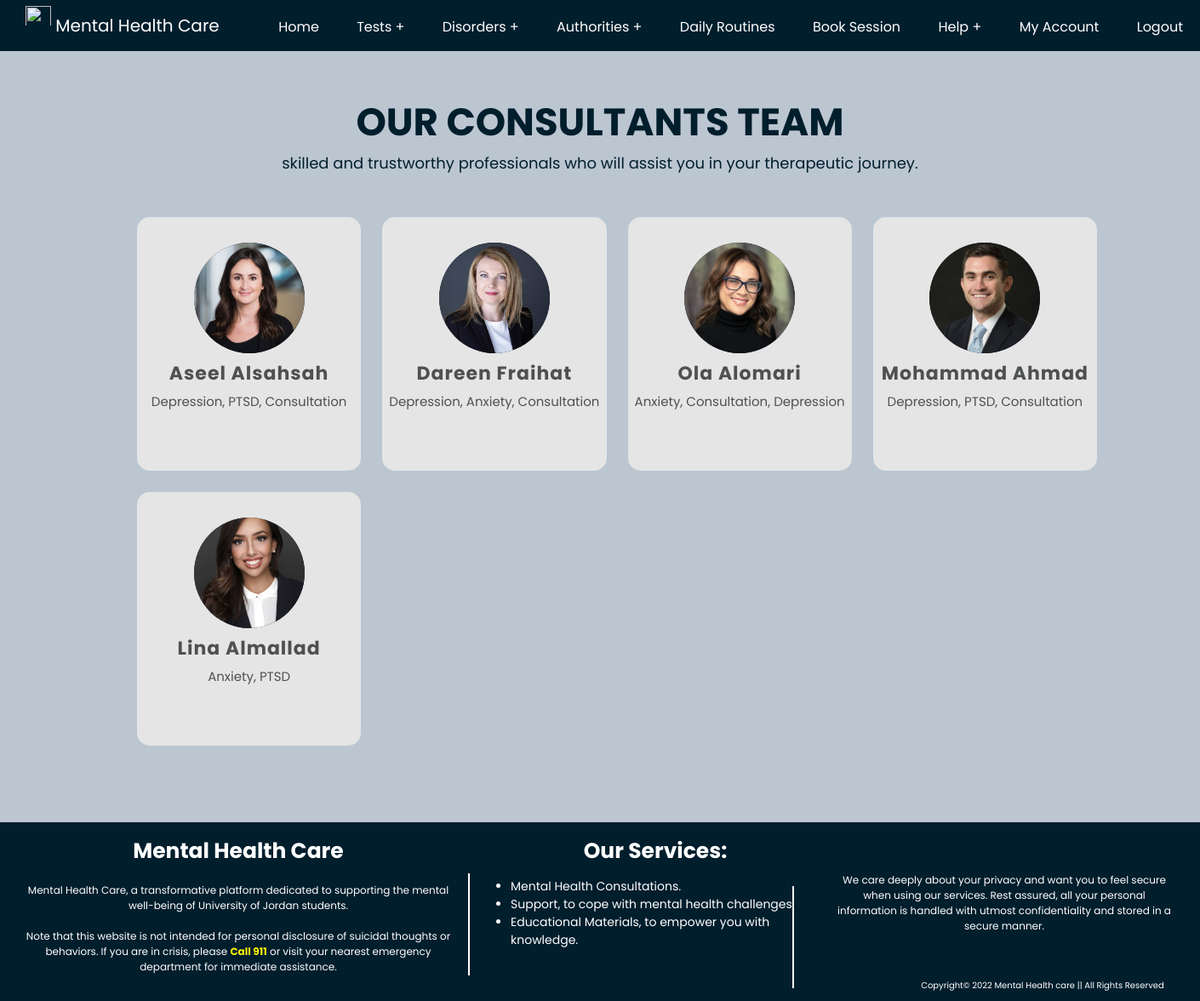
Screenshot of /ourTeam/ (signed in) with the database file from the repository.
### base/models.py (models this page shows, shortened)
class MentalUser(AbstractUser):
    ROLE_CHOICES = (
        ('Student', 'Student'),
        ('Consultant', 'Consultant'),
    )
    username = models.CharField(max_length=50, null=True)
    email = models.EmailField(unique=True, null=True)
    role = models.CharField(max_length=20, choices=ROLE_CHOICES, default='student')
    USERNAME_FIELD = 'email'
    REQUIRED_FIELDS = []
    class Meta:
        verbose_name = 'Mental User'

class Consultant(MentalUser):
    major = models.CharField(max_length=200)
    profilePicture = models.ImageField(null=True, blank=True, default='user.png', upload_to='profilePicture/')
    resume = models.FileField(null=True, blank=True, upload_to='resumes/')
    startTime = models.TimeField(default=datetime.time(9, 0), null=True, blank=True)
    endTime = models.TimeField(default=datetime.time(15, 10), null=True, blank=True)
    class Meta:
        verbose_name = 'Consultant'

class MentalUser(AbstractUser):
    ROLE_CHOICES = (
        ('Student', 'Student'),
        ('Consultant', 'Consultant'),
    )
    username = models.CharField(max_length=50, null=True)
    email = models.EmailField(unique=True, null=True)
    role = models.CharField(max_length=20, choices=ROLE_CHOICES, default='student')
    USERNAME_FIELD = 'email'
    REQUIRED_FIELDS = []
    class Meta:
        verbose_name = 'Mental User'

### base/views.py (the view)
# urls.py: path('ourTeam/', views.ourTeam, name="ourTeam"),
@login_required(login_url='/login')
def ourTeam(request):
    disorders = DisordersContent.objects.all()
    consultants = Consultant.objects.all()
    context = {'disorders': disorders,
               'consultants': consultants, }
    return render(request, 'base/ourTeam.html', context)

### base/templates/base/ourteam.html (shortened to what this page needs)
<!DOCTYPE html>
{% load static %}
<html lang="en">
<head>
    <link rel="stylesheet" href="{% static 'styles/ourteam.css' %}">
</head>
<body>
{% include 'base/navbar.html' %}
<h1>OUR CONSULTANTS TEAM </h1>
<p class="disc">skilled and trustworthy professionals who will assist you in your therapeutic journey.</p>
<div class="container">
  <div class="team-grid">
    {% for consultant in consultants %}
      <div class="ourteam">
        <div class="pic">
          <img src="{{consultant.profilePicture.url}}" alt="">
        </div>
        <div class="team-content">
          <h3 class="title">{{consultant.username}}</h3>
          <span class="post">{{consultant.major}}</span>
        </div>
      </div>
    {% endfor %}
  </div>
</div>
<br><br><br>
{% include 'base/footer.html' %}
</body>
</html>

### base/templates/base/navbar.html (shortened to what this page needs)
{% load static %}
<html>
<head>
    <link rel="stylesheet" href="{% static 'styles/navbar.css' %}">
</head>
{% block content %}
<nav>
    <div id="logo">
        <img src="{% static 'images/UniLogo.png' %}" style="width:30px; height: 30px; margin: 0 0 -7px 0; border-radius: 0px;">
        Mental Health Care
    </div>
    <ul class="menu">
        <li><a href="{% url 'home' %}">Home</a></li>
        <li>
            <a href="#">Tests</a>
        </li>
        <li>
            <a href="#">Disorders</a>
        </li>
        <li>
            <a href="#">Authorities</a>
        </li>
        <li><a href="{% url 'dailyRoutines' %}">Daily Routines</a></li>
        <li><a href="{% url 'test' user.id %}">Book Session</a></li>
        <li>
            <a href="#">Help</a>
        </li>
        <li><a href="{% url 'studentSessions' user.id %}">My Account</a></li>
        <li><a href="{% url 'logout' %}">Logout</a></li>
    </ul>
</nav>
{% endblock content %}
</html>

### base/templates/base/footer.html
{% load static %}
<html>
<head>
    <link rel="stylesheet" href="{% static 'styles/StyleSheet.css' %}">
</head>
<footer class="footer" style="margin-top:{{ footer_margin }};">
    <div class="footersummary">
        <p Style="font-weight:bold;font-size:25px">Mental Health Care</p>
        <br>
        <p>Mental Health Care, a transformative platform dedicated to supporting the mental well-being of
            University of Jordan students.</p>
        <br>
        <p>Note that this website is not intended for personal disclosure of suicidal thoughts or behaviors.
            If you are in crisis, please <span Style="color:#fff500"><strong>Call 911</strong></span> or visit your
            nearest emergency department for immediate assistance.</p>
    </div>
    <div class="vl"></div>
    <div class="offer">
        <p Style="font-weight:bold; font-size:25px;padding-bottom:12px;">Our Services:</p>
        <ul>
            <li>Mental Health Consultations.</li>
            <li>Support, to cope with mental health challenges.</li>
            <li>Educational Materials, to empower you with knowledge.</li>
        </ul>
    </div>
    <div class="vl2"></div>
    <div class="security">
        <p>We care deeply about your privacy and want you to feel secure when using our services.
            Rest assured, all your personal information is handled with utmost confidentiality and stored in
            a secure manner.</p>
    </div>
    <p class="copyrights"> Copyright© 2022 Mental Health care || All Rights Reserved</p>
</footer>
</html>

### static/styles/ourteam.css (style rules this page uses)
body { margin: 0; height: 100%; box-sizing: border-box; font-family: "Poppins", sans-serif; background: #bbc6d1 !important; }
h1 { text-align: center; color: #011e2d; font-size: 45px; padding-top:50px; }
.disc { font-size: 18px; color: #011e2d; padding-bottom:50px; }
.container { display: flex; text-align: center; justify-content: center; width: 80%; margin: auto; margin-bottom: 15px; }
.ourteam { background: #e5e5e5; text-align: center; overflow: hidden; position: relative; padding: 30px 0 40px; margin: 0px 20px; border-radius: 15px; width: 100%; float: left; }
.ourteam .pic { display: inline-block; width: 130px; height: 130px; margin-bottom: 0px; z-index: 1; position: relative; }
.ourteam .pic::before { content: ""; width: 100%; height: 0; border-radius: 50%; background: #14213d; position: absolute; bottom: 135%; right: 0; left: 0; opacity: 0.3; transform: scale(3); transform: all 0.3s linear 0s; }
.ourteam .pic:after { content: ""; width: 100%; height: 100%; border-radius: 50%; background: #14213d; position: absolute; top: 0; left: 0; z-index: -1; }
.ourteam .pic img { width: 100%; height: 100%; border-radius: 50%; object-fit: cover; transform: scale(1); transition: all 0.9s ease 0s; }
.ourteam .team-content { margin-bottom: 30px; }
.ourteam .title { font-size: 22px; font-weight: 700; color: #4e5052; letter-spacing: 1px; margin-bottom: 5px; }
.ourteam .post { display: block; font-size: 15px; color: #4e5052; }
.team-grid { display: grid; grid-template-columns: repeat(4, 1fr); gap: 25px; }

### static/styles/navbar.css (style rules this page uses)
* { padding: 0; margin: 0; font-family:Verdana, Geneva, Tahoma, sans-serif; }
body { background-image: linear-gradient(to right , #d8e2dc 40% , #EEEEEE); }
a { color: #fff; }
p { text-align: center; }
nav { margin: 0; padding: 0; background-color: #011e2d }
#logo { color: #fff; display: block; padding: 0 30px; float: left; font-size: 20px; line-height: 60px; }
nav:after { content: ""; display: table; clear: both; }
nav ul { float: right; padding-top: 5px; margin: 0; list-style: none; position: relative; }
nav ul li { margin: 0px; display: inline-block; background-color:#011e2d; }
nav a { display: block; padding: 14px 20px; color: #fff; font-size: 16px; text-decoration: none; }
li > a:after { content: " +"; }
li > a:only-child:after { content: ""; }

### static/styles/StyleSheet.css (style rules this page uses)
* { padding: 0; margin: 0; font-family: "Poppins", sans-serif; }
body { background-image: linear-gradient(to right , #d8e2dc 40% , #EEEEEE); }
.footer { background-color: #011e2d; height:210px; color:white; }
.footersummary { width: 520px; text-align:left; float:left; padding-left:20px; padding-top:15px; margin:auto; font-size: 12px; }
.vl { border-left: 2px solid white; height: 120px; position: absolute; left: 39%; margin-top: 60px; }
.offer { width: 340px; height: 150px; margin-left: 600px; padding-top: 15px; font-size: 14px; }
.vl2 { border-left:2px solid white; height:120px; position:absolute; left: 66%; margin-top: -90px; }
.security { width: 400px; text-align: center; float: left; padding-right: 20px; margin-left: 980px; font-size: 12px; margin-top: -120px; }
.copyrights { margin-top:19px; font-size:10px; margin-left:1040px; height:20px; }

### rows the page displays
Consultant: profilePicture (picture), username "Aseel Alsahsah", major "Depression, PTSD, Consultation"
Consultant: profilePicture (picture), username "Dareen Fraihat", major "Depression, Anxiety, Consultation"
Consultant: profilePicture (picture), username "Ola Alomari", major "Anxiety, Consultation, Depression"
Consultant: profilePicture (picture), username "Mohammad Ahmad", major "Depression, PTSD, Consultation"
Consultant: profilePicture (picture), username "Lina Almallad", major "Anxiety, PTSD"
